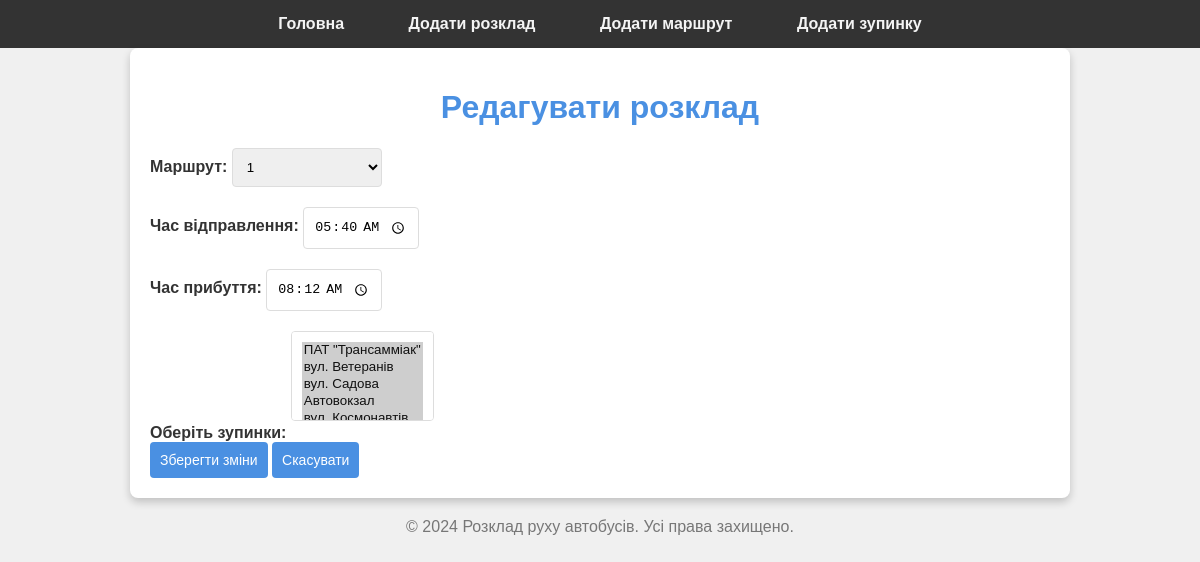
The app's page /edit/schedule/2/ with its own data.
### schedule/models.py (models this page shows, shortened)
class Schedule(models.Model):
    route = models.ForeignKey(Route, on_delete=models.CASCADE)
    departure_time = models.TimeField()
    arrival_time = models.TimeField()
    stops = models.ManyToManyField(Stop)

class Route(models.Model):
    number = models.CharField(max_length=100)

class Stop(models.Model):
    location = models.CharField(max_length=100)

### schedule/views.py (the view)
# urls.py: path('edit/schedule/<int:schedule_id>/', edit_schedule, name='edit_schedule'),
def edit_schedule(request, schedule_id):
    schedule = get_object_or_404(Schedule, id=schedule_id)
    if request.method == "POST":
        route_id = request.POST.get('route')
        departure_time = request.POST.get('departure_time')
        arrival_time = request.POST.get('arrival_time')
        stops_ids = request.POST.getlist('stops')
        if route_id and departure_time and arrival_time:
            route = Route.objects.get(id=route_id)
            schedule.route = route
            schedule.departure_time = departure_time
            schedule.arrival_time = arrival_time
            schedule.stops.clear()
            for stop_id in stops_ids:
                stop = Stop.objects.get(id=stop_id)
                schedule.stops.add(stop)
            schedule.save()
            return redirect('schedule_list')
        else:
            return HttpResponse("Будь ласка, заповніть всі поля.", status=400)
    else:
        routes = Route.objects.all()
        stops = Stop.objects.all()
        return render(request, 'schedule/edit_schedule.html', {'schedule': schedule, 'routes': routes, 'stops': stops})

### schedule/templates/schedule/edit_schedule.html (shortened to what this page needs)
{% extends 'base.html' %}
{% block content %}
    <div class="container">
        <h1>{% if schedule %}Редагувати розклад{% else %}Додати новий розклад{% endif %}</h1>
        <form method="POST">
            <div class="form-group">
                <label for="route">Маршрут:</label>
                <select id="route" name="route" required>
                    {% for route in routes %}
                        <option value="{{ route.id }}" {% if schedule and route.id == schedule.route.id %}selected{% endif %}>
                            {{ route.number }}
                        </option>
                    {% endfor %}
                </select>
            </div>
            <div class="form-group">
                <label for="departure_time">Час відправлення:</label>
                <input type="time" id="departure_time" name="departure_time" value="{% if schedule %}{{ schedule.departure_time|time:'H:i' }}{% endif %}" required>
            </div>
            <div class="form-group">
                <label for="arrival_time">Час прибуття:</label>
                <input type="time" id="arrival_time" name="arrival_time" value="{% if schedule %}{{ schedule.arrival_time|time:'H:i' }}{% endif %}" required>
            </div>
            <div class="form-group">
                <label for="stops">Оберіть зупинки:</label>
                <select name="stops" id="stops" multiple>
                    {% for stop in stops %}
                        <option value="{{ stop.id }}" {% if stop in schedule.stops.all %}selected{% endif %}>{{ stop.location }}</option>
                    {% endfor %}
                </select>
            </div>
            <div>
                <button type="submit">{% if schedule %}Зберегти зміни{% else %}Додати розклад{% endif %}</button>
                <button type="button" onclick="window.location.href='{% url 'schedule_list' %}'" class="btn btn-secondary">Скасувати</button>
            </div>
        </form>
    </div>
{% endblock %}

### schedule/static/schedule/styles/styles.css (style rules this page uses)
body { font-family: 'Arial', sans-serif; background-color: #f0f0f0; color: #333; margin: 0; padding: 0; }
.container { width: 80%; margin: 20px auto; background: white; border-radius: 8px; box-shadow: 0 4px 8px rgba(0, 0, 0, 0.2); padding: 20px; }
h1, h2 { text-align: center; color: #4a90e2; }
form { display: flex; flex-direction: column; }
label { margin: 10px 0 5px; font-weight: bold; }
input[type="text"], input[type="time"], select { padding: 10px; margin-bottom: 20px; border: 1px solid #ddd; border-radius: 4px; transition: border-color 0.3s; }
button { padding: 10px; background-color: #4a90e2; border: none; color: white; font-size: 14px; border-radius: 4px; cursor: pointer; transition: background-color 0.3s; }
.container { max-width: 900px; margin: auto; padding: 20px; }

### records on screen
Schedule: route "1", departure_time "05:40", arrival_time "08:12", stops "ПАТ \"Трансамміак\" ☑ / вул. Ветеранів ☑ / вул. Садова ☑ / Автовокзал ☑"
